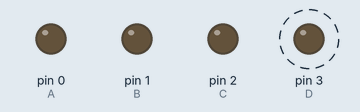
Bench run of a sketch on a simulated Arduino Uno, built with avr-gcc and run on an emulated ATmega328P. On the bench: output pins drawn as LEDs (lit = HIGH). Dashed ring = blinking.

Above: at 0.5 s.
Timing chart, 0 to 4.6 s (numbered marks = the images above):
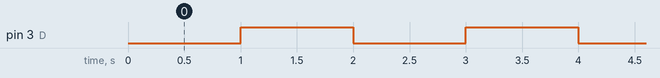

Measured:
- by itself, pin 3 (D): alternates HIGH for 1.0 s and LOW for 1.0 s

The sketch:

sketch_oct07a.ino
```cpp
int A=0, B=1, C=2, D=3;
void setup()
{
  pinMode(A, OUTPUT);
  pinMode(B, OUTPUT);
  pinMode(C, OUTPUT);
  pinMode(D, OUTPUT);
}
void KHONG(){
  digitalWrite(A, LOW);
  digitalWrite(B, LOW);
  digitalWrite(C, LOW);
  digitalWrite(D, LOW);
 }
void MOT(){
  digitalWrite(A, LOW);
  digitalWrite(B, LOW);
  digitalWrite(C, LOW);
  digitalWrite(D, HIGH);
   }
void loop()
{
  KHONG();
  delay(1000);
  MOT();
  delay(1000);
}
```
